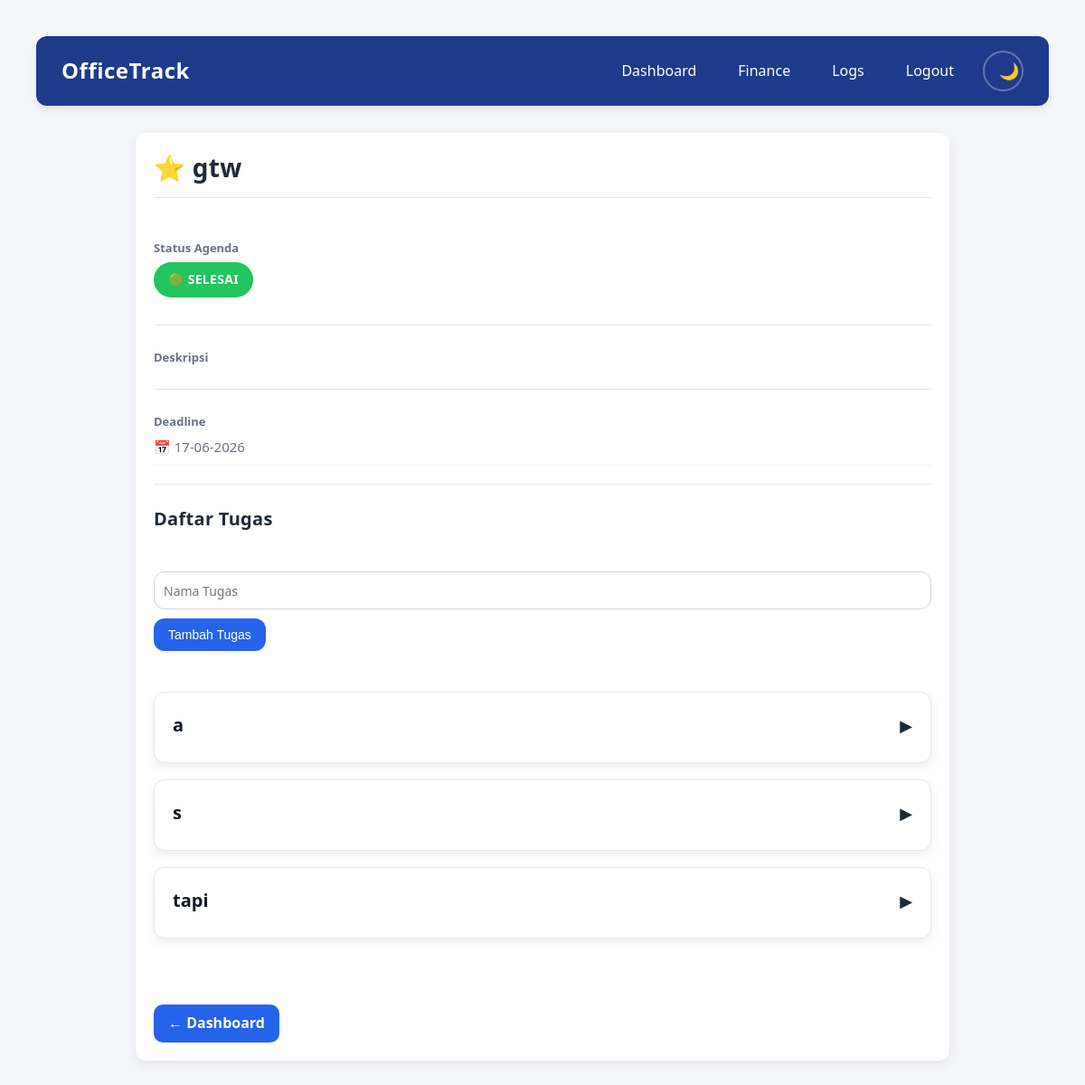
Page /agenda/1 (signed in) on the committed database.
### tables this page shows
CREATE TABLE agenda(
        id INTEGER PRIMARY KEY AUTOINCREMENT,
        user_id INTEGER NOT NULL,
        judul TEXT NOT NULL,
        deskripsi TEXT,
        tanggal TEXT NOT NULL,
        prioritas INTEGER DEFAULT 0,

        FOREIGN KEY(user_id)
        REFERENCES users(id)
    );

CREATE TABLE tasks(
        id INTEGER PRIMARY KEY AUTOINCREMENT,
        agenda_id INTEGER NOT NULL,
        nama_tugas TEXT NOT NULL,
        status TEXT DEFAULT 'belum',

        FOREIGN KEY(agenda_id)
        REFERENCES agenda(id)
    );

### routes/agenda.py (the view)
@agenda_bp.route("/agenda/<int:agenda_id>")
@login_required
def detail_agenda(agenda_id):
    agenda = get_agenda_by_id(
        session["user_id"],
        agenda_id,
    )
    tasks = get_tasks(agenda_id)
    agenda_finished = is_agenda_finished(agenda_id)
    return render_template(
        "agenda/detail.html",
        agenda=agenda,
        tasks=tasks,
        agenda_finished=agenda_finished,
    )

### database/agenda_db.py (called while the page is built)
def get_agenda_by_id(user_id, agenda_id):
    conn = get_connection()
    cursor = conn.cursor()
    cursor.execute(
        """
    SELECT *
    FROM agenda
    WHERE id = ?
    AND user_id = ?
    """,
        (
            agenda_id,
            user_id,
        ),
    )
    agenda = cursor.fetchone()
    conn.close()
    return agenda

### database/database.py (called while the page is built)
def get_connection():
    conn = sqlite3.connect(DB_PATH)
    conn.row_factory = sqlite3.Row
    return conn

### database/task_db.py (called while the page is built)
def get_tasks(agenda_id):
    conn = get_connection()
    cursor = conn.cursor()
    cursor.execute(
        """
        SELECT *
        FROM tasks
        WHERE agenda_id = ?
        """,
        (agenda_id,),
    )
    tasks = cursor.fetchall()
    conn.close()
    return tasks

def is_agenda_finished(agenda_id):
    conn = get_connection()
    cursor = conn.cursor()
    cursor.execute(
        """
        SELECT COUNT(*)
        FROM tasks
        WHERE agenda_id = ?
        """,
        (agenda_id,),
    )
    total_task = cursor.fetchone()[0]
    if total_task == 0:
        conn.close()
        return False
    cursor.execute(
        """
        SELECT COUNT(*)
        FROM tasks
        WHERE agenda_id = ?
        AND status != 'selesai'
        """,
        (agenda_id,),
    )
    total_belum_selesai = cursor.fetchone()[0]
    conn.close()
    return total_belum_selesai == 0

### utils/filters.py (called while the page is built)
def tanggal(value):
    tanggal_obj = datetime.strptime(value, "%Y-%m-%d")
    return tanggal_obj.strftime("%d-%m-%Y")

### utils/security.py (called while the page is built)
def login_required(func):
    @wraps(func)
    def wrapper(*args, **kwargs):
        if "user_id" not in session:
            return redirect("/login")
        return func(*args, **kwargs)
    return wrapper

### templates/agenda/detail.html (shortened to what this page needs)
<!DOCTYPE html>
<html lang="id">
<head>
    <link rel="stylesheet"
      href="{{ url_for('static', filename='css/style.css') }}">
</head>
<body>
    <div class="container">
        <div class="navbar">
            <div class="navbar-logo">
                OfficeTrack
            </div>
            <div class="navbar-menu">
                <a href="/dashboard">Dashboard</a>
                <a href="/finance">Finance</a>
                <a href="/logs">Logs</a>
                <a href="/logout">Logout</a>
                <button
                    id="theme-toggle"
                    type="button">
                </button>
            </div>
        </div>
        <div class="card detail-card">
            <div class="detail-header">
                <h2>
                    {% if agenda[5] == 1 %}
                        ⭐
                    {% else %}
                        ☆
                    {% endif %}
                    {{ agenda[2] }}
                </h2>
            </div>
            <div class="detail-section">
                <p class="info-label">
                    Status Agenda
                </p>
                <div class="detail-status">
                    {% if agenda_finished %}
                    <span class="status-badge status-selesai">
                        🟢 SELESAI
                    </span>
                    {% else %}
                    <span class="status-badge status-belum">
                        🔴 AKTIF
                    </span>
                    {% endif %}
                </div>
            </div>
            <div class="detail-section">
                <p class="info-label">
                    Deskripsi
                </p>
            </div>
            <div class="detail-section">
                <p class="info-label">
                    Deadline
                </p>
                <p class="agenda-date">
                    📅 {{ agenda[4] | tanggal }}
                </p>
            </div>
            <h3>Daftar Tugas</h3>
            <form
                action="/add-task/{{ agenda[0] }}"
                method="POST"
            >
                <input
                    type="text"
                    name="nama_tugas"
                    placeholder="Nama Tugas"
                    required
                >
                <button type="submit">
                    Tambah Tugas
                </button>
            </form>
            {% if tasks %}
                <ul>
                    {% for task in tasks %}
                        <li class="card task-card">
                            <div class="accordion-header">
                                <h4>{{ task[2] }}</h4>
                                <span class="accordion-icon">
                                    ▶
                                </span>
                            </div>
                        </li>
                    {% endfor %}
                </ul>
            {% else %}
                <p>
                    Belum ada tugas
                </p>
            {% endif %}
            <div class="detail-actions">
                <a
                href="/dashboard"
                class="btn-edit">
                    ← Dashboard
                </a>
            </div>
        </div>
    </div>
</body>
</html>

### static/css/style.css (style rules this page uses)
:root { --primary:#2563eb; --primary-hover:#1d4ed8; --success:#22c55e; --success-hover:#16a34a; --danger:#ef4444; --danger-hover:#dc2626; --warning:#f59e0b; --text:#1f2937; --text-secondary:#6b7280; --bg:#f4f6f9; --surface:#ffffff; --border:#d1d5db; --radius:12px; --shadow:0 4px 12px rgba(0,0,0,.08); --shadow-hover:0 8px 20px rgba(0,0,0,.15); --transition:.25s; }
* { margin:0; padding:0; box-sizing:border-box; }
body { font-family: "Segoe UI", Arial, sans-serif; background:var(--bg); color:var(--text); padding:20px; line-height:1.6; transition: background .3s, color .3s; }
.container { width:100%; max-width:1400px; margin:0 auto; padding:20px; }

### static/css/components.css (style rules this page uses)
h1, h2, h3 { font-weight:700; color:var(--text); line-height:1.3; letter-spacing:.3px; margin-bottom:20px; }
h2 { font-size:24px; }
h3 { font-size:20px; }
p { margin-bottom:0px; }
form { margin-bottom:20px; }
input, textarea, select { width:100%; height:42px; padding:10px; margin-bottom:10px; border:1px solid var(--border); border-radius:12px; background:var(--surface); font-size:14px; font-family:inherit; transition:.25s; }
button { background:var(--primary); color:white; border:none; padding:10px 16px; border-radius:12px; cursor:pointer; font-size:14px; transition:var(--transition); }
.btn-edit { display:inline-flex; align-items:center; justify-content:center; padding:8px 16px; border-radius:10px; background:var(--primary); color:#ffffff; text-decoration:none; font-weight:600; transition:.25s; }
a { color:#2563eb; text-decoration:none; }
ul { list-style:none; padding:0; }
li { margin-bottom:10px; }
.navbar { display:flex; justify-content:space-between; align-items:center; background:#1e3a8a; padding:16px 28px; border-radius:12px; margin-bottom:30px; box-shadow:0 4px 10px rgba(0,0,0,.08); transition: background .3s, color .3s, border-color .3s, box-shadow .3s, transform .25s; }
.navbar-logo { color:white; font-size:24px; font-weight:700; letter-spacing:.5px; }
.navbar-menu { display:flex; align-items:center; gap:18px; }
.navbar-menu a { color:white; text-decoration:none; font-weight:500; padding:8px 14px; border-radius:12px; transition:.25s; }
.card { background:var(--surface); border-radius:var(--radius); padding:20px; box-shadow:var(--shadow); transition: background .3s, color .3s, border-color .3s, box-shadow .3s, transform .25s; }
.info-label { font-size:13px; font-weight:600; color:var(--text-secondary); margin-bottom:5px; }
.agenda-date { display:flex; align-items:center; gap:8px; color:#6b7280; font-size:15px; margin:0; padding-bottom:8px; border-bottom:1px solid #f3f4f6; }
.status-badge { display:inline-flex; align-items:center; padding:8px 16px; border-radius:999px; font-size:14px; font-weight:700; letter-spacing:.3px; text-transform:uppercase; margin-bottom:10px; }
.task-card { display:flex; flex-direction:column; align-items:flex-start; gap:15px; padding:20px; margin-bottom:18px; border:1px solid #e5e7eb; border-radius:12px; background:white; transition: background .3s, color .3s, border-color .3s, box-shadow .3s, transform .25s; }
.detail-card { max-width:900px; margin:auto; display:flex; flex-direction:column; gap:25px; }
.detail-header { padding-bottom:15px; margin-bottom:20px; border-bottom:1px solid #e5e7eb; }
.detail-header h2 { margin:0; font-size:28px; }
.detail-section { padding-bottom:20px; border-bottom:1px solid #e5e7eb; }
.detail-actions { display:flex; justify-content:flex-start; gap:12px; margin-top:30px; width:100%; }
.status-selesai { background:#22c55e; color:white; }
.task-card h4 { margin:0; font-size:20px; color:#111827; }
.accordion-header { width:100%; display:flex; justify-content:space-between; align-items:center; cursor:pointer; padding-bottom:5px; }
.accordion-icon { font-size:18px; transition:.3s; }
#theme-toggle { background:transparent; border:2px solid rgba(255,255,255,.3); color:white; width:45px; height:45px; border-radius:50%; cursor:pointer; font-size:18px; transition:.25s; }

### rows in the picture
agenda: judul "gtw", tanggal "17-06-2026"
tasks: nama_tugas "a"
tasks: nama_tugas "s"
tasks: nama_tugas "tapi"
